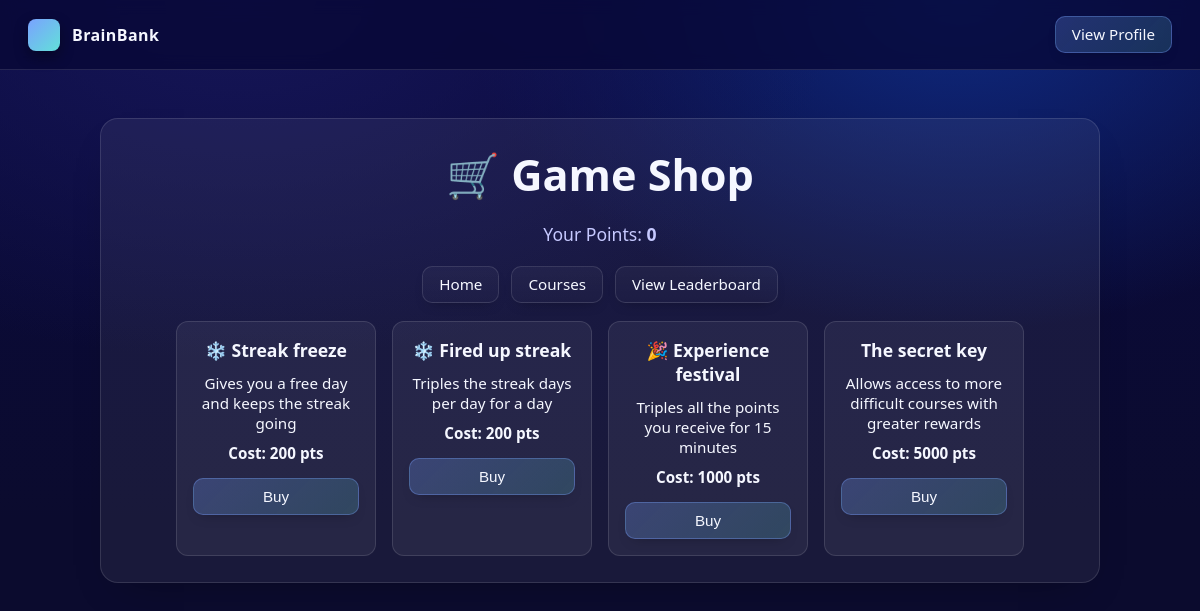
The app's page /shop/ (signed in) with its own data.
### courses/models.py (models this page shows, shortened)
class PlayerProfile(models.Model):
    user = models.OneToOneField(User, on_delete=models.CASCADE)
    points = models.IntegerField(default=0)
    current_streak = models.IntegerField(default=0)
    longest_streak = models.IntegerField(default=0)
    last_activity_date = models.DateField(blank=True, null=True)

class ShopItem(models.Model):
    name = models.CharField(max_length=100)
    description = models.TextField()
    price = models.IntegerField(help_text="Cost in points")
    icon = models.CharField(max_length=100, blank=True, help_text="Emoji or image filename")

### courses/views.py (the view)
# urls.py: path('shop/', views.shop, name='shop'),
@login_required(login_url='/login/')  # Use the correct login URL
def shop(request):
    player_profile, created = PlayerProfile.objects.get_or_create(user=request.user)
    shop_items = ShopItem.objects.all()
    return render(request, 'shop.html', {
        'player_profile': player_profile,
        'shop_items': shop_items
    })

### courses/templates/shop.html (shortened to what this page needs)
<!DOCTYPE html>
<html lang="en">
<head>
</head>
<body>
    <div class="top-bar">
        <div class="brand"><div class="brand-badge"></div>BrainBank</div>
        <div class="auth-actions">
            {% if request.user.is_authenticated %}
                <a class="btn btn-primary" href="{% url 'view_profile' request.user.username %}">View Profile</a>
            {% else %}
                <a class="btn" href="{% url 'sign_in' %}">Sign In</a>
            {% endif %}
        </div>
    </div>
    <main>
        <div class="hero-card">
            <h1>🛒 Game Shop</h1>
            <p class="points">Your Points: <strong>{{ player_profile.points }}</strong></p>
            <nav>
                <a class="btn" href="{% url 'home' %}">Home</a>
                <a class="btn" href="{% url 'course_list' %}">Courses</a>
                <a class="btn" href="{% url 'leaderboard' %}">View Leaderboard</a>
            </nav>
            <div class="shop-container">
                {% for item in shop_items %}
                <div class="shop-item">
                    <h2>{{ item.icon }} {{ item.name }}</h2>
                    <p>{{ item.description }}</p>
                    <p><strong>Cost: {{ item.price }} pts</strong></p>
                    <form method="post" action="{% url 'buy_item' item.id %}">
                        <button type="submit" class="btn btn-primary">Buy</button>
                    </form>
                </div>
                {% endfor %}
            </div>
        </div>
    </main>
</body>
</html>

### courses/templates/shop.html (style rules this page uses)
:root { --bg-start:#0a0a40; --bg-end:#161658; --card-bg:rgba(255,255,255,0.06); --text:#f5f7ff; --muted:#c6c9ff; --accent:#7aa2ff; --accent-2:#62e0d9; --border:rgba(255,255,255,0.12); --shadow:rgba(0,0,0,0.35); }
body { background: radial-gradient(1000px 600px at 20% 0%, var(--bg-end), transparent 60%), radial-gradient(900px 600px at 80% 0%, #0f2a80, transparent 55%), linear-gradient(180deg, var(--bg-start), #0b0b2e 65%); color: var(--text); font-family:'Segoe UI', Tahoma, Geneva, Verdana, sans-serif; margin:0; padding:0; min-height:100vh; display:flex; flex-direction:column; }
.top-bar { display:flex; justify-content:space-between; align-items:center; padding:16px 28px; background:rgba(7,7,53,0.75); backdrop-filter:blur(8px); -webkit-backdrop-filter:blur(8px); border-bottom:1px solid var(--border); position:sticky; top:0; z-index:10; }
.brand { display:flex; align-items:center; gap:12px; font-weight:700; letter-spacing:0.4px; }
.brand-badge { width:32px; height:32px; border-radius:8px; background:linear-gradient(135deg, var(--accent), var(--accent-2)); box-shadow:0 6px 14px var(--shadow); }
.auth-actions { display:flex; gap:12px; }
.btn { appearance:none; display:inline-flex; align-items:center; justify-content:center; gap:8px; padding:10px 16px; border-radius:10px; border:1px solid var(--border); color:var(--text); text-decoration:none; font-size:0.95rem; line-height:1; transition:transform .1s ease, background .2s ease, border-color .2s ease, box-shadow .2s ease, color .2s ease; background:linear-gradient(180deg, rgba(255,255,255,0.04), rgba(255,255,255,0.02)); box-shadow:0 6px 14px -8px var(--shadow); }
.btn-primary { background:linear-gradient(135deg, rgba(122,162,255,0.25), rgba(98,224,217,0.18)); border-color:rgba(122,162,255,0.35); }
main { flex:1; padding:48px 20px 56px; max-width:1000px; margin:0 auto; width:100%; }
.hero-card { background:var(--card-bg); border:1px solid var(--border); border-radius:18px; padding:26px 24px; box-shadow:0 18px 40px -22px var(--shadow); }
h1 { font-size:clamp(2rem,3.6vw,3rem); margin:0 0 8px; text-align:center; }
.points { font-size:1.1rem; color:var(--muted); margin-bottom:20px; text-align:center; }
nav { margin-bottom:18px; display:flex; justify-content:center; gap:12px; }
.shop-container { display:flex; flex-wrap:wrap; justify-content:center; gap:16px; }
.shop-item { background:rgba(255,255,255,0.06); border:1px solid var(--border); border-radius:12px; padding:16px 16px; width:200px; box-sizing:border-box; display:flex; flex-direction:column; align-items:center; transition:border-color .2s ease; }
.shop-item h2 { margin:0 0 6px 0; font-size:1.1rem; font-weight:700; text-align:center; }
.shop-item p { font-size:0.95rem; margin:5px 0; text-align:center; }
.shop-item form { margin-top:10px; width:100%; display:flex; justify-content:center; }
.shop-item button { width:100%; }

### records on screen
PlayerProfile: points "0"
ShopItem: icon "❄️", name "Streak freeze", description "Gives you a free day and keeps the streak going", price "200"
ShopItem: icon "❄️", name "Fired up streak", description "Triples the streak days per day for a day", price "200"
ShopItem: icon "🎉", name "Experience festival", description "Triples all the points you receive for 15 minutes", price "1000"
ShopItem: name "The secret key", description "Allows access to more difficult courses with greater rewards", price "5000"
